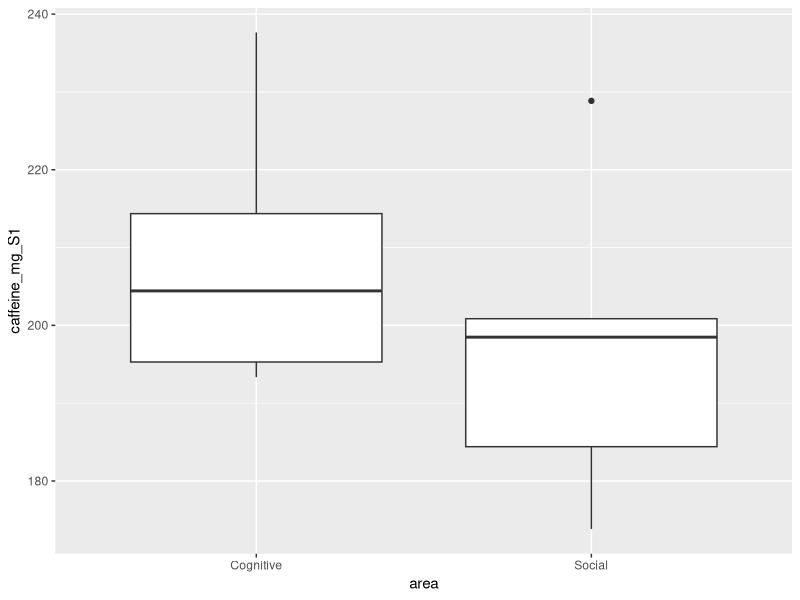
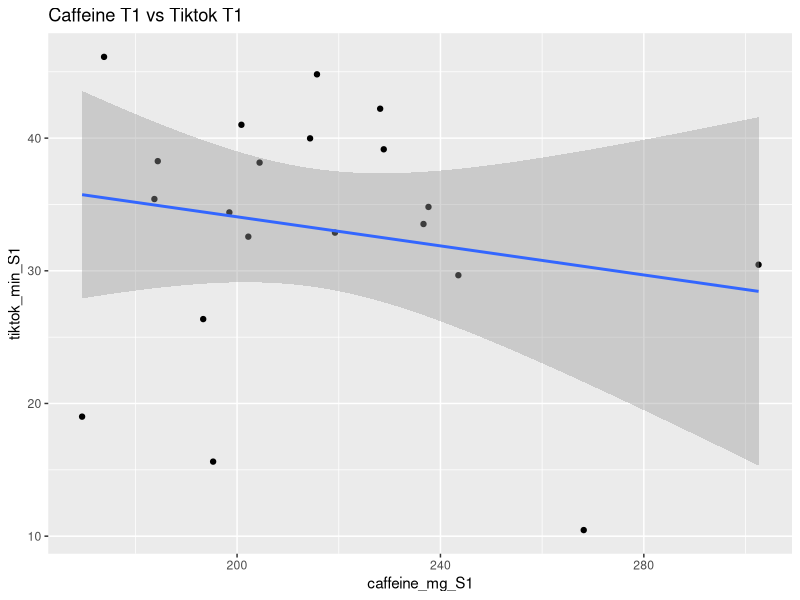
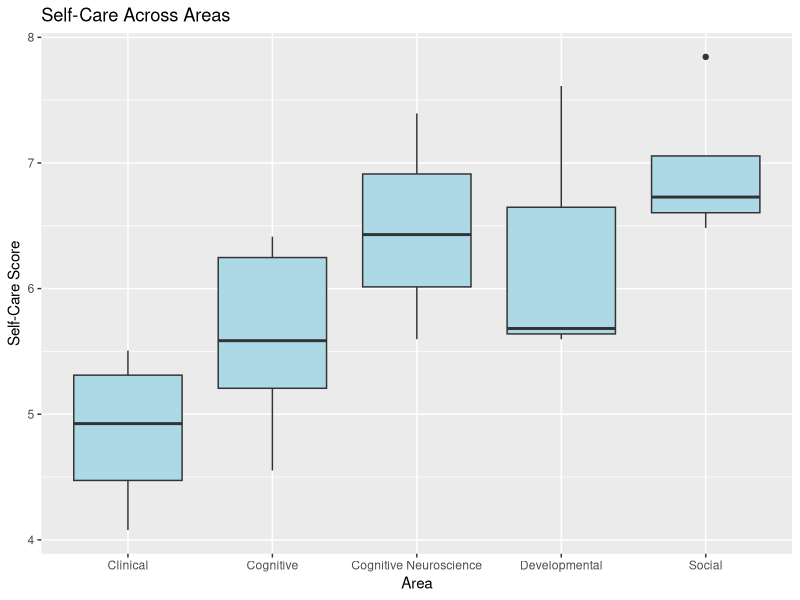
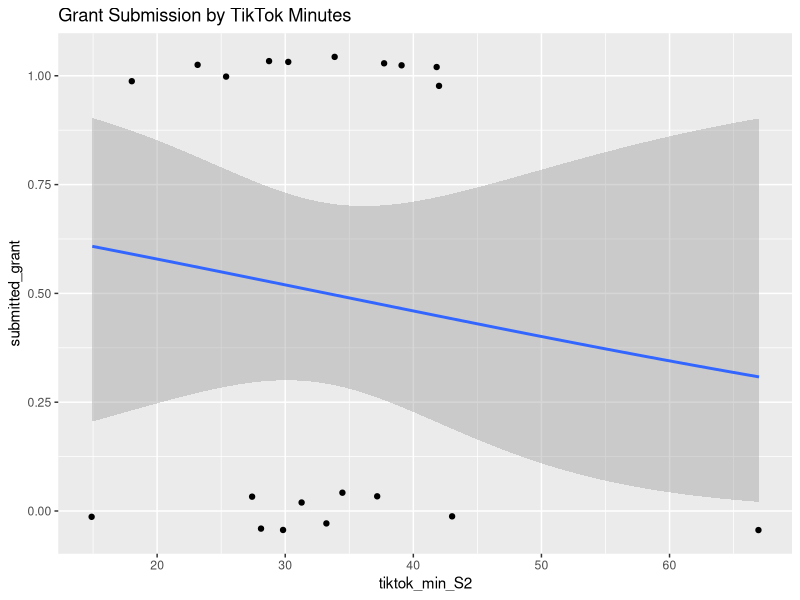

The R source for these figures, in order:
## ---- chunk 1
knitr::opts_chunk$set(echo = TRUE)
library(dplyr)
library(ggplot2)
## ---- chunk 2
# Load in the data
GradLife <- read.csv("PsychGradLife_SemWide8.csv")

# Number of respondents in the dataset
n<-nrow(GradLife)

#mean, median, range
mean(GradLife$selfcare_score_S3)

median(GradLife$selfcare_score_S3)

range(GradLife$selfcare_score_S3)

# Just for Cognition and Social, compare first caffeine usage
GradLife_CogSoc<-GradLife%>%
  filter(area %in% c("Cognitive","Social"))%>%
  group_by(area)

ggplot(GradLife_CogSoc, aes(x=area,y=caffeine_mg_S1))+
  geom_boxplot()

## ---- chunk 3
# View average self-care by area
library(dplyr)
GradLife %>%
  group_by(area) %>%
  summarise(mean_selfcare_S3 = mean(selfcare_score_S3, na.rm = TRUE),
            sd_selfcare_S3 = sd(selfcare_score_S3, na.rm = TRUE),
            n = n())

# Filter only clinical and developmental lab members
GradLife_ClinDev<-GradLife%>%
  filter(area %in% c("Clinical","Developmental"))%>%
  group_by(area)

# Check how many people per lab
table(GradLife_ClinDev$area)

# Run the t-test
t_test_result <- t.test(selfcare_score_S3 ~ area, data = GradLife_ClinDev)
print(t_test_result)
## ---- chunk 4
# Plot the relationship
ggplot(GradLife, aes(x = caffeine_mg_S1, y = tiktok_min_S1)) +
  geom_point() +
  geom_smooth(method = "lm") +
  labs(title = "Caffeine T1 vs Tiktok T1")

# Correlation test
cor.test(GradLife$caffeine_mg_S1, GradLife$tiktok_min_S1)

## ---- chunk 5
# Check how many areas are in the dataset
table(GradLife$area)

# Fit ANOVA model
aov_model <- aov(selfcare_score_S3 ~ area, data = GradLife)
summary(aov_model)

# Plot the means with boxplots
ggplot(GradLife, aes(x = area, y = selfcare_score_S3)) +
  geom_boxplot(fill = "lightblue") +
  labs(title = "Self-Care Across Areas", y = "Self-Care Score", x = "Area")

# Let's do a post-hoc on an easier ANOVA

# Which one is actually significant?

TukeyHSD(aov_model)

## ---- chunk 6
# Run the regression
lm_model <- lm(hours_contemplating_other_paths_S3 ~ selfcare_score_S3 + submitted_grant, data = GradLife)
summary(lm_model)
## ---- chunk 7
log_model<-glm(submitted_grant~tiktok_min_S2 + caffeine_mg_S2, data=GradLife,family="binomial")

summary(log_model)

# Predict probabilities
GradLife$predicted_prob <- predict(log_model, type = "response")

# Plot
ggplot(GradLife, aes(x = tiktok_min_S2, y = submitted_grant)) +
  geom_jitter(height = 0.05) +
  geom_smooth(method = "glm", method.args = list(family = "binomial")) +
  labs(title = "Grant Submission by TikTok Minutes")
